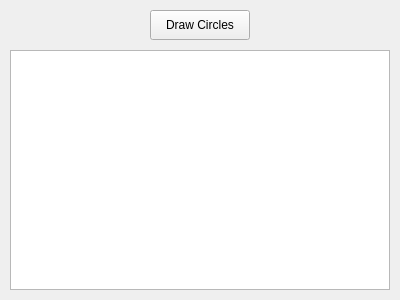
<?xml version="1.0" encoding="UTF-8"?>
<ui version="4.0">
 <class>MainWindow</class>
 <widget class="QMainWindow" name="MainWindow">
  <property name="geometry">
   <rect>
    <x>0</x>
    <y>0</y>
    <width>400</width>
    <height>300</height>
   </rect>
  </property>
  <property name="windowTitle">
   <string>Yo, ain't that one nice program I've written here?</string>
  </property>
  <widget class="QWidget" name="centralwidget">
   <widget class="QPushButton" name="pushButton">
    <property name="geometry">
     <rect>
      <x>150</x>
      <y>10</y>
      <width>100</width>
      <height>30</height>
     </rect>
    </property>
    <property name="text">
     <string>Draw Circles</string>
    </property>
   </widget>
   <widget class="QGraphicsView" name="graphicsView">
    <property name="geometry">
     <rect>
      <x>10</x>
      <y>50</y>
      <width>380</width>
      <height>240</height>
     </rect>
    </property>
   </widget>
  </widget>
 </widget>
 <resources/>
 <connections/>
</ui>
